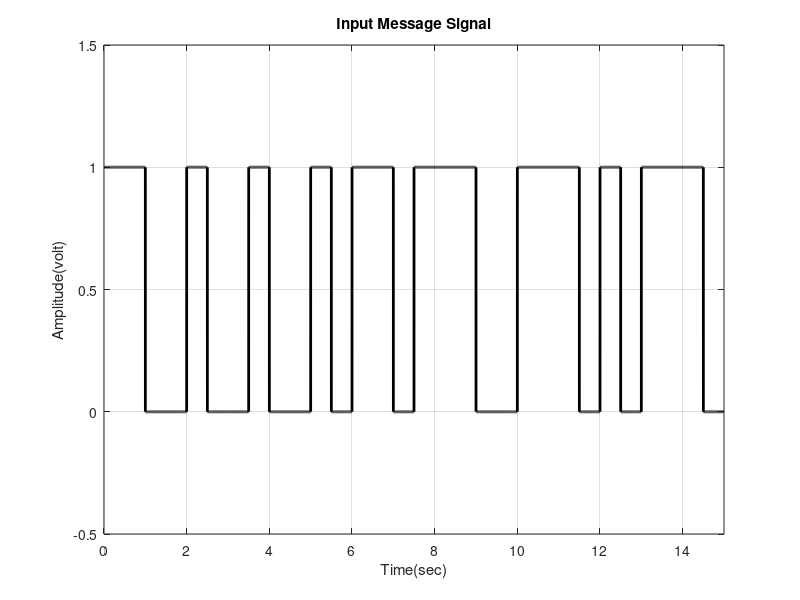
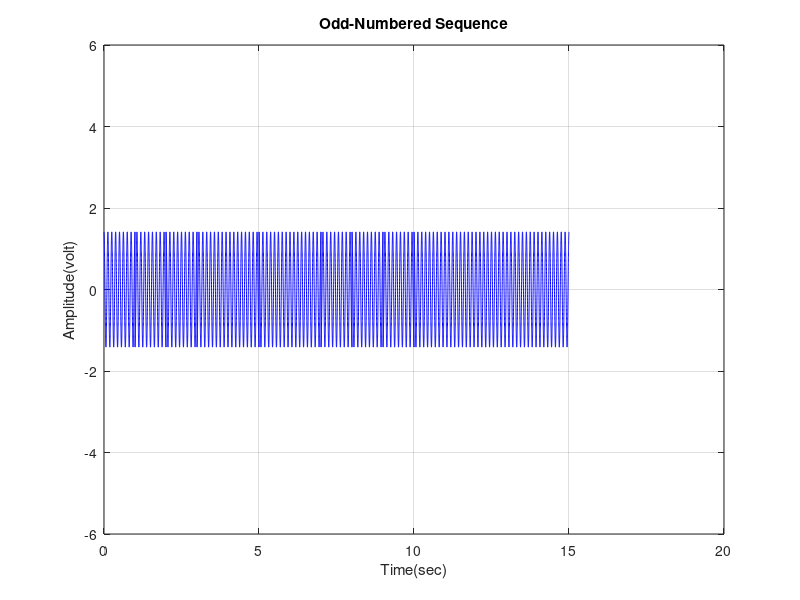
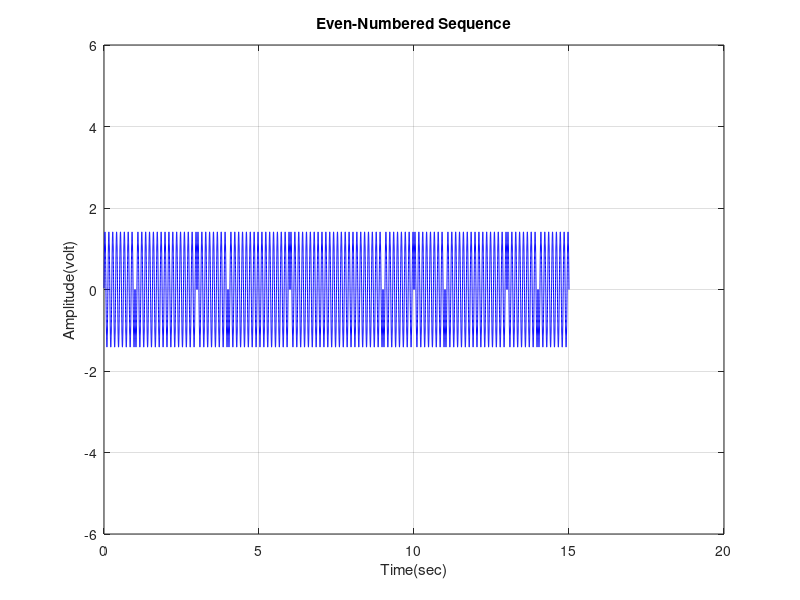
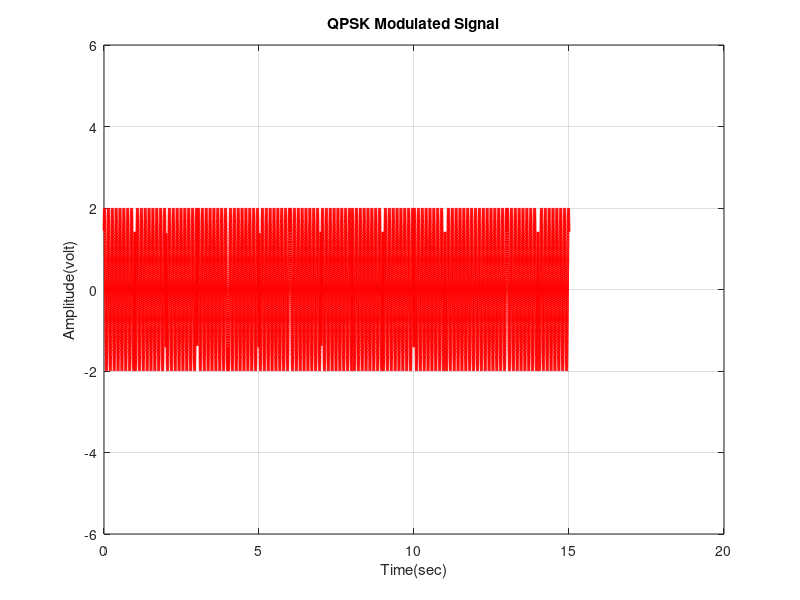

Source code (MATLAB) for these figures, in order:
%% QPSK
clc;
clear;

%% Define transmitted signal (QPSK)
N=30; %Number of bits
X_input= randi([0, 1],1,N);  %Binary signal                    
Tb=0.5; %Bit duration = 0.5 sec
X_digit=[]; 
nb=1000;  %Number of points between two symbols (it's used to convert the symbols into continuous digital signal)
for i=1:N
    if X_input(i)==1
       x_temp=ones(1,nb);
    else
        x_temp=zeros(1,nb);
    end
    X_digit=[X_digit x_temp];
end
t_sig = Tb/nb : Tb/nb : N*Tb; %Time vector of continuous digital signal
%Plotting the input message signal
figure();
plot(t_sig,X_digit, 'LineWidth',2,'Color','black'); grid on; xlim([0 Tb*N]); ylim([-0.5 1.5]);
xlabel('Time(sec)'); ylabel('Amplitude(volt)'); title('Input Message Signal');


%% QPSK Modulation
Ac=sqrt(1/Tb);   %Carrier Signal Amplitude
fc = 4*(1/Tb);  %Carrier Signal Frequency
t_cycle = Tb/nb : Tb/nb : 2*Tb;  %Time of two symbol (1 Baud)
Q1 = Ac*cos(2*pi*fc*t_cycle);    %Phi_1 Basis function
Q2 = Ac*sin(2*pi*fc*t_cycle);    %Phi_2 Basis function

x1_con_mod = []; 
x2_con_mod = []; 

Odd_Sig=[];  %Odd Numbered Sequence
for i=0 : N/2 - 1 
    if X_input((2*i+1))==1
        x_temp = Q1;
        x1_con_mod = [x1_con_mod, 1];
    else
        x_temp = -Q1;
        x1_con_mod = [x1_con_mod, -1];
    end
    Odd_Sig=[Odd_Sig x_temp];
end
Even_Sig=[];  %Even Numbered Sequence
for i=1 : N/2 
    if X_input(2*i)==1
        x_temp = Q2;
        x2_con_mod = [x2_con_mod, 1];
    else
        x_temp = -Q2;
        x2_con_mod = [x2_con_mod, -1];
    end
    Even_Sig=[Even_Sig x_temp];
end

X_QPSK = Even_Sig + Odd_Sig;  %Adding Odd and Even Sequences to generate QPSK Signal
t_mod = Tb/nb : Tb/nb : N*Tb; %Time of the modulated signal

%Plotting the QPSK Signal
figure();
plot(t_mod,Odd_Sig,'Color','blue'); grid on;
xlabel('Time(sec)'); ylabel('Amplitude(volt)'); title('Odd-Numbered Sequence'); ylim([-6 6]); 
figure();
plot(t_mod,Even_Sig,'Color','blue'); grid on;
xlabel('Time(sec)'); ylabel('Amplitude(volt)'); title('Even-Numbered Sequence'); ylim([-6 6]); 
figure();
plot(t_mod,X_QPSK,'LineWidth',2, 'Color','red'); grid on;
xlabel('Time(sec)'); ylabel('Amplitude(volt)'); title('QPSK Modulated Signal'); ylim([-6 6]); 


%% Noise in the Communication Channel (QPSK)

Y = awgn(X_QPSK,0.00001,'measured', 'linear');  %Adds white Gaussian noise to the Modulated signal

%Plotting the Modulated VS. Noisy Signal
figure();
plot(t_sig,X_digit, 'LineWidth',2,'Color','black'); grid on; xlim([0 Tb*N]); ylim([-0.5 1.5]);
xlabel('Time(sec)'); ylabel('Amplitude(volt)'); title('Input Message Signal');

figure();
plot(t_mod,X_QPSK,'LineWidth',1, 'Color','Black'); grid on;
xlabel('Time(sec)'); ylabel('Amplitude(volt)'); title('QPSK Modulated Signal');

figure();
plot(t_mod,Y,'Color','red'); grid on;
xlabel('Time(sec)'); ylabel('Amplitude(volt)'); title('Noisy Signal');

%% QPSK Demodulation
X_demod=[];

t1_dem = Tb/nb:Tb/nb:2*Tb;                %Time of one symbol
Ac_dem = sqrt(1/Tb);                    %Carrier Amplitude
Q1_dem = Ac_dem*cos(2*pi*fc*t1_dem);    %Phi_1 Basis function
Q2_dem = Ac_dem*sin(2*pi*fc*t1_dem);    %Phi_2 Basis function
x1_con_demQ = [];
x2_con_demQ = [];
for i=2*nb:2*nb:length(Y)
  %Correlator 
  x1_temp = Q1_dem.*Y((i-(2*nb-1)):i);    %In Phase Channel
  x2_temp = Q2_dem.*Y((i-(2*nb-1)):i);    %Quadrature Channel
  x1_corr=trapz(t1_dem,x1_temp);          %Integrate the In Phase Component over the time period of the symbol
  x2_corr=trapz(t1_dem,x2_temp);          %Integrate the Quadrature Component over the time period of the symbol
  
  x1_con_demQ = [x1_con_demQ x1_corr];
  x2_con_demQ = [x2_con_demQ x2_corr];
  
  %Decision Making Device
  if(x1_corr>0) %If the value > threshold (0) 
    S1=1;       %Then symbol = 1
  else         %If the value < threshold (0) 
    S1=0;       %Then symbol = 0
  end
  if(x2_corr>0) %If the value > threshold (0) 
    S2=1;       %Then symbol = 1
  else         %If the value < threshold (0) 
    S2=0;       %Then symbol = 0
  end
  X_demod=[X_demod S1 S2];
end


%Convert the symbols into continuous digital signal
X_dem_sig = [];
for i=1:length(X_demod)
    if X_demod(i)==1
       x_temp_dem=ones(1,nb);
    else
        x_temp_dem=zeros(1,nb);
    end
    X_dem_sig=[X_dem_sig x_temp_dem];
end
t_sig_dem = Tb/nb : Tb/nb : length(X_demod)*Tb; %Time vector of continuous digital signal
%Plotting the demodulated signal
figure();
plot(t_sig_dem,X_dem_sig, 'LineWidth',2,'Color','blue'); grid on; xlim([0 Tb*length(X_demod)]); ylim([-0.5 1.5]);
xlabel('Time(sec)'); ylabel('Amplitude(volt)'); title('QPSK Demodulated Signal');



%% Graphs in Subplot (BPSK)
figure();
subplot(4,1,1);
plot(t_sig,X_digit, 'LineWidth',2,'Color','black'); grid on; xlim([0 Tb*N]); ylim([-0.5 1.5]);
xlabel('Time(sec)'); ylabel('Amplitude(volt)'); title('Input Message Signal');

%Plotting the BPSK Signal
subplot(4,1,2);
plot(t_mod,Odd_Sig,'Color','blue'); grid on;
xlabel('Time(sec)'); ylabel('Amplitude(volt)'); title('Odd-Numbered Sequence');
subplot(4,1,3);
plot(t_mod,Even_Sig,'Color','blue'); grid on;
xlabel('Time(sec)'); ylabel('Amplitude(volt)'); title('Even-Numbered Sequence');
subplot(4,1,4);
plot(t_mod,X_QPSK,'LineWidth',2, 'Color','red'); grid on;
xlabel('Time(sec)'); ylabel('Amplitude(volt)'); title('QPSK Modulated Signal');


%Plotting the Modulated VS. Noisy Signal
figure();
subplot(4,1,1);
plot(t_sig,X_digit, 'LineWidth',2,'Color','black'); grid on; xlim([0 Tb*N]); ylim([-0.5 1.5]);
xlabel('Time(sec)'); ylabel('Amplitude(volt)'); title('Input Message Signal');

subplot(4,1,2);
plot(t_mod,X_QPSK,'LineWidth',1, 'Color','Black'); grid on;
xlabel('Time(sec)'); ylabel('Amplitude(volt)'); title('QPSK Modulated Signal');

subplot(4,1,3);
plot(t_mod,Y,'Color','red'); grid on;
xlabel('Time(sec)'); ylabel('Amplitude(volt)'); title('Noisy Signal');

subplot(4,1,4);
plot(t_sig_dem,X_dem_sig, 'LineWidth',2,'Color','blue'); grid on; xlim([0 Tb*length(X_demod)]); ylim([-0.5 1.5]);
xlabel('Time(sec)'); ylabel('Amplitude(volt)'); title('QPSK Demodulated Signal');


%% Constellation Diagram (QPSK)
figure();
scatter(x1_con_demQ, x2_con_demQ, 40, 'MarkerEdgeColor', [0 .5 .5],'MarkerFaceColor',[0 .7 .7], 'LineWidth',1.5); grid on;
hold on;
scatter(x1_con_mod, x2_con_mod, 40, 'red', '+', 'LineWidth',2);
hold off
xlabel('Phi1(t)'); ylabel('Phi2(t)'); title('Constellation Diagram'); legend('Noisy QPSK Signal','Transmitted QPSK Signal')


%% PSD (QPSK)
psd_QPSK = fft(X_QPSK);  %FFT for the Modulated Signal
psds_QPSK = fftshift(psd_QPSK);  %FFT Shift
psd_neg = flip(psds_QPSK);   %The negative side frequencies
psdQ = [psd_neg psds_QPSK];   %Combining the frequencies of both sides
f = linspace(-2*fc, 2*fc, length(psdQ));  %The frequency Vector
%Plotting PSD
figure();
plot(f, abs(psdQ), 'LineWidth',2,'Color','black'); grid on;
xlabel('Frequency(Hz)'); ylabel('PSD(Magnitude)'); title('PSD of the Transmitted QPSK Signal');


%% BER (QPSK) 
Bit_Error_Rate = biterr(X_demod, X_input)


